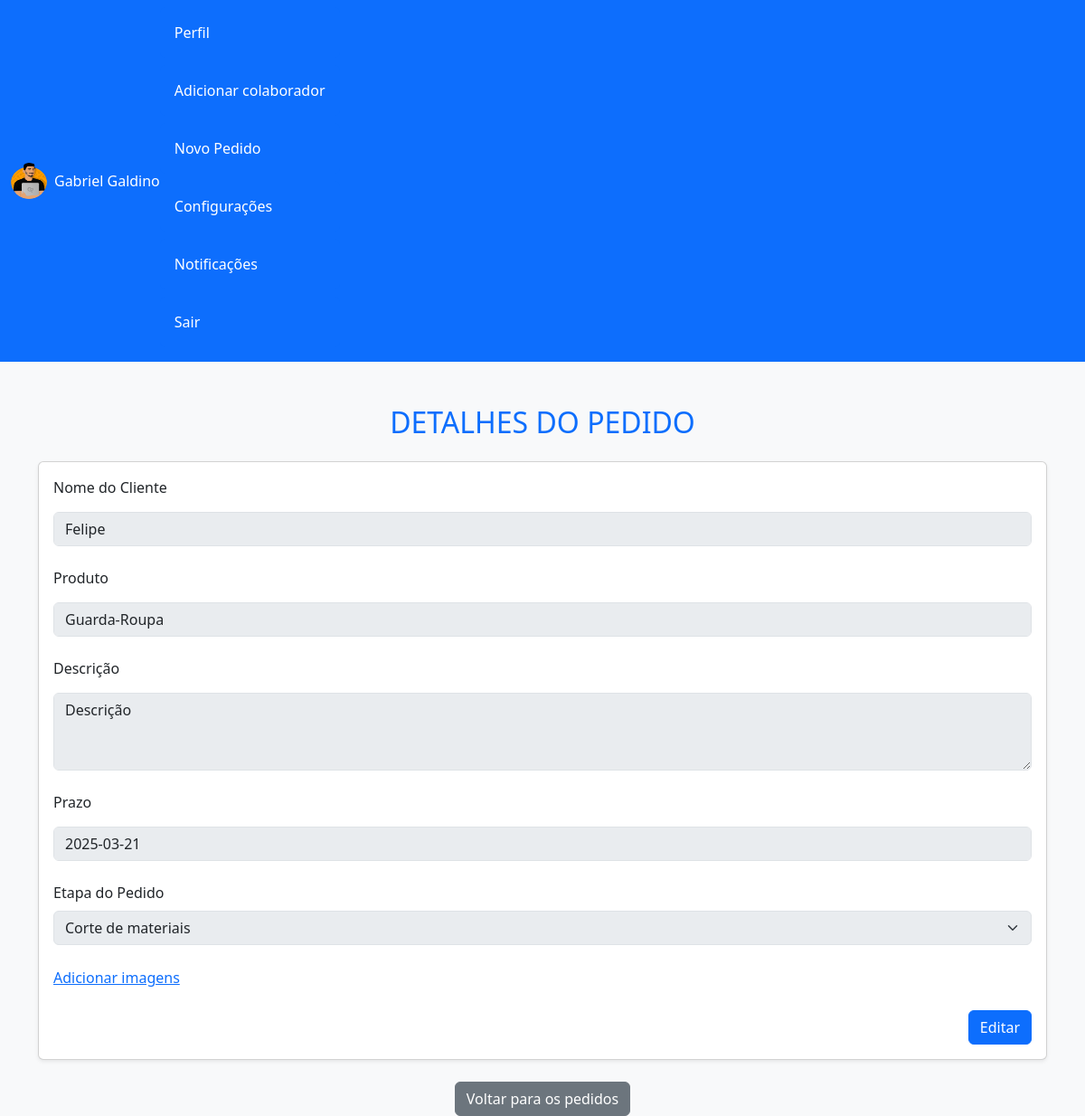
The page /orders/ORD-005/ (signed in) on the database its author committed.
### users/models.py (models this page shows, shortened)
class Users(User):
    function = models.CharField(max_length=20, null=True, blank=True)
    profile_image = models.ImageField(
    upload_to='profile_pics/',
    default='default_profile_image.jpg',  # Imagem padrão
    null=True,
    blank=True
    )

### orders/models.py (models this page shows, shortened)
class Order(models.Model):
    order_number = models.CharField(max_length=10, unique=True, blank=False, null=False)
    customer_name = models.CharField(max_length=50, blank=False, null=False)
    product_name = models.CharField(max_length=50, blank=False, null=False)
    status = models.BooleanField(default=False)
    description = models.TextField(max_length=350)
    term = models.DateField(blank=False, null=False)
    created_At = models.DateField(default=date.today(), blank=False, null=False)
    updated_At = models.DateField(default=date.today(), max_length=date.today())
    is_active = models.BooleanField(default=True)

class Stage(models.Model):
    STAGE_CHOICE = [
        ('ORC', 'Orçamento e aprovação'),
        ('COR', 'Corte de materiais'),
        ('LIX', 'Lixamento e preparação'),
        ('MON', 'Montagem estrutural'),
        ('PNT', 'Acabamento e pintura'),
        ('SEC', 'Secagem e ajustes finais'),
        ('REV', 'Revisão e controle de qualidade'),
        ('ENT', 'Pronto para retirada/entrega')
    ]
    status = models.BooleanField(default=False)
    stage = models.CharField(max_length=3, choices=STAGE_CHOICE)
    order = models.ForeignKey(Order, on_delete=models.CASCADE, blank=False, null=False, related_name='stages')
    pictures = models.ImageField(upload_to=upload_path, null=True, blank=True)

### orders/views.py (the view, shortened to what this page needs)
# urls.py: path('<str:order_number>/', views.edit_order_view, name='edit_order'),
def edit_order_view(request, order_number):
    order = get_object_or_404(Order, order_number=order_number)
    user = get_object_or_404(Users, id=request.user.id)
    form_edit = OrderForm(instance=order)
    current_stage = order.stages.filter(status=False).first()
    stage_dict = {code: name for code, name in Stage.STAGE_CHOICE}
    stage_keys = list(stage_dict.keys())
    if current_stage:
        current_index = stage_keys.index(current_stage.stage)
        stage_choices = [(code, stage_dict[code]) for code in stage_keys[current_index:]]
    else:
        stage_choices = list(stage_dict.items())
    return render(request, 'order.html', {
        'form_edit': form_edit,
        'stages': stage_choices,
        'order': order,
        'current_stage': current_stage,
        'user': user
    })

### orders/forms.py
class OrderForm(ModelForm):
    class Meta:
        model = Order
        fields = ['customer_name', 'product_name', 'description', 'term']
    def __init__(self, *args, **kwargs):
        super(OrderForm, self).__init__(*args, **kwargs)
        self.fields['customer_name'].widget.attrs.update({
            'class': 'form-control',
            'placeholder': 'Nome do Cliente'
        })
        self.fields['product_name'].widget.attrs.update({
            'class': 'form-control',
            'placeholder': 'Nome do Produto'
        })
        self.fields['description'].widget.attrs.update({
            'class': 'form-control',
            'placeholder': 'Descrição do Produto',
            'rows': 3
        })
        self.fields['term'].widget.attrs.update({
            'class': 'form-control',
            'placeholder': 'Data do Pedido'
        })

### orders/templates/order.html (shortened to what this page needs)
{% load static %}
<!DOCTYPE html>
<html lang="pt-br">
<head>
    <link href="https://cdn.jsdelivr.net/npm/bootstrap@5.3.0/dist/css/bootstrap.min.css" rel="stylesheet">
</head>
<body class="bg-light">
    {% include 'nav.html' %}
    <div class="container mt-5">
        <h2 class="mb-4 text-center text-uppercase text-primary">Detalhes do Pedido</h2>
        <div class="card shadow-sm">
            <div class="card-body">
                <form action="." method="post" class="edit_order">
                    <div class="mb-3">
                        <label for="customer_name" class="form-label">Nome do Cliente</label>
                        <div class="form-control-plaintext">{{ form_edit.customer_name }}</div>
                    </div>
                    <div class="mb-3">
                        <label for="product_name" class="form-label">Produto</label>
                        <div class="form-control-plaintext">{{ form_edit.product_name }}</div>
                    </div>
                    <div class="mb-3">
                        <label for="description" class="form-label">Descrição</label>
                        <div class="form-control-plaintext">{{ form_edit.description }}</div>
                    </div>
                    <div class="mb-3">
                        <label for="term" class="form-label">Prazo</label>
                        <div class="form-control-plaintext">{{ form_edit.term }}</div>
                    </div>
                    <div class="mb-3">
                        <label for="order_stage" class="form-label">Etapa do Pedido</label>
                        <select class="form-select" id="order_stage" name="order_stage" disabled>
                            {% for stage_code, stage_name in stages %}
                                <option value="{{ stage_code }}" {% if current_stage and current_stage.stage == stage_code %}selected{% endif %}>
                                    {{ stage_name }}
                                </option>
                            {% endfor %}
                        </select>
                    </div>
                    <div class="mb-3 mt-4">
                        <a href="{% url 'update_stage' order_number=order.order_number stage_id=current_stage.id %}">Adicionar imagens</a>
                    </div>
                    <div class="d-flex justify-content-end mt-4" >
                        <button class="btn btn-primary" id="submit">Editar</button>
                    </div>
                </form>
            </div>
        </div>
        <div class="mt-4 text-center">
            <a href="{% url 'orders' %}" class="btn btn-secondary">Voltar para os pedidos</a>
        </div>
    </div>
</body>
</html>

### templates/nav.html (shortened to what this page needs)
{% load static %}
<nav class="navbar navbar-expand-lg navbar-dark bg-primary">
    <div class="container-fluid">
        <div class="d-flex align-items-center">
            <img src="{{user.profile_image.url}}" alt="Imagem do Usuário" class="rounded-circle" width="40" height="40">
            <span class="ms-2 text-white">{{user.first_name}} {{user.last_name}}</span>
        </div>
        <div class="collapse navbar-collapse" id="navbarNav">
            {% include 'menu.html' %}
        </div>
    </div>
</nav>

### rows shown on the page
Users: profile_image (picture)
Order: customer_name "Felipe", product_name "Guarda-Roupa", description "Descrição", term "2025-03-21"
Stage: order_stage "Corte de materiais"

### other values the page prints
{{ user.first_name }} "Gabriel"
{{ user.last_name }} "Galdino"
